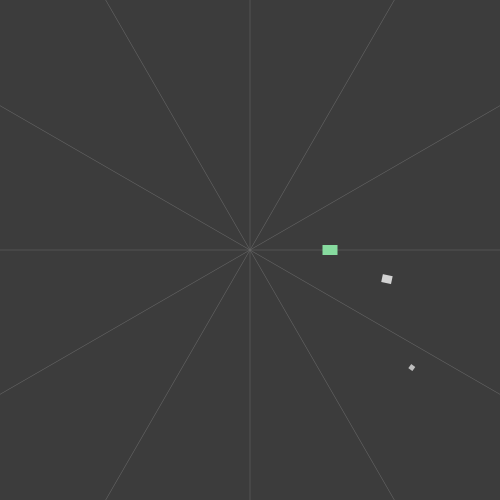
Frame 1 (no input)
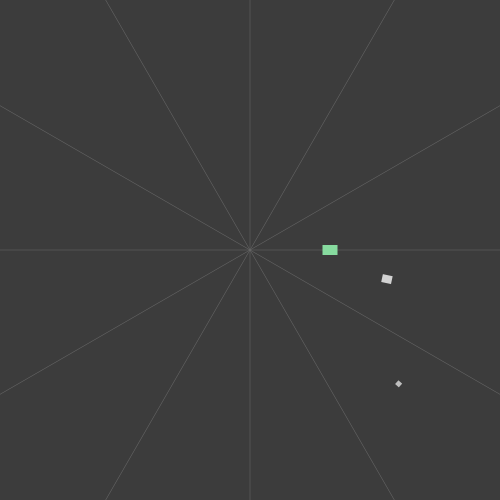
Frame 60 (the mouse pressed at the canvas centre just before this capture)
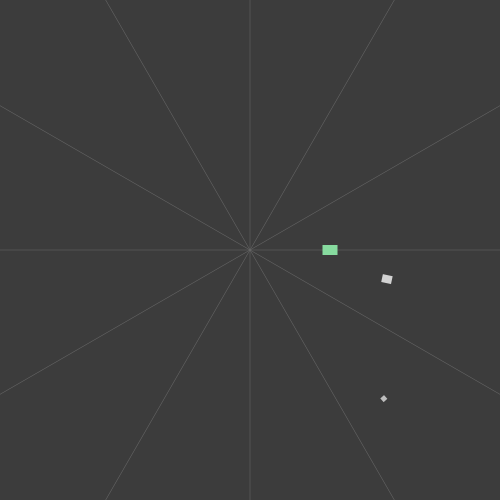
Frame 120 (the mouse held since frame 60 and released just before this capture)

The Processing sketch that drew these frames (run headless with seeded random() and noise(); from frame 60 on, the mouse is pressed at the canvas centre):

// Processing sketch: processing_120340
// ── processing_120340.pde

void setup()
{
  size(500,500);
}

void draw()
{
  background(60);
  
  translate(width/2,height/2);
  float sekunden = map(second(),0,60,0,360);
  float minuten = map(minute(),0,60,0,360);
  float stunden = map(hour(),0,12,0,360);
  
  pushMatrix();
  noStroke(); 
  fill(105);
  rectMode(CORNER);
  rect(-0.25,-250,0.5,500);
  rect(-250,-0.25,500,0.5);
  rotate(radians(30));
  rect(-0.25,-400,0.5,800);
  rect(-400,-0.25,800,0.5);
  rotate(radians(30));
  rect(-0.25,-400,0.5,800);
  rect(-400,-0.25,800,0.5);
  popMatrix();
  
  pushMatrix();
  noStroke();
  fill(190);
  rotate(radians(sekunden));
  rectMode(CENTER);
  rect(0,-200,5,5);
  popMatrix();
  
  pushMatrix();
  noStroke();
  fill(210);
  rotate(radians(minuten));
  rect(0,-140,8,10);
  popMatrix();
  
  pushMatrix();
  noStroke();
  fill(135,219,159);
  rotate(radians(stunden));
  rect(0,-80,10,15);
  popMatrix(); 
  

}
  
